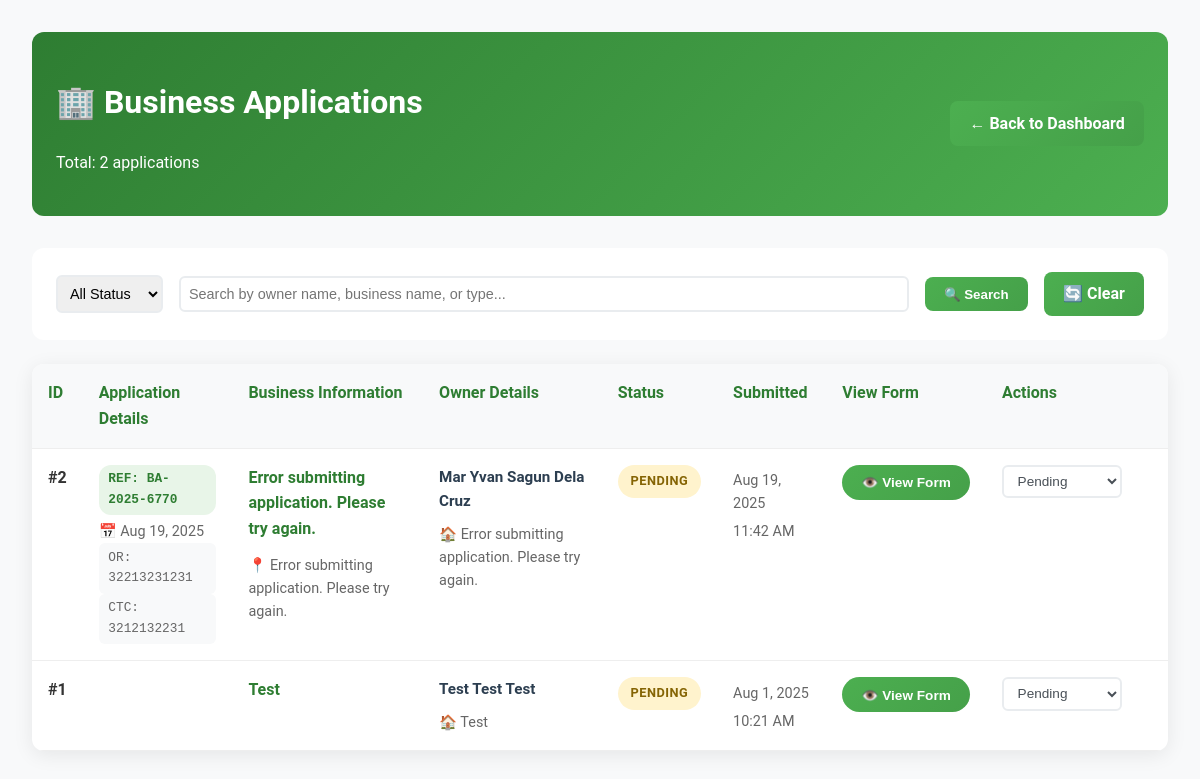
/admin/view-business-applications.php (signed in), run on an earlier commit of the app's database.
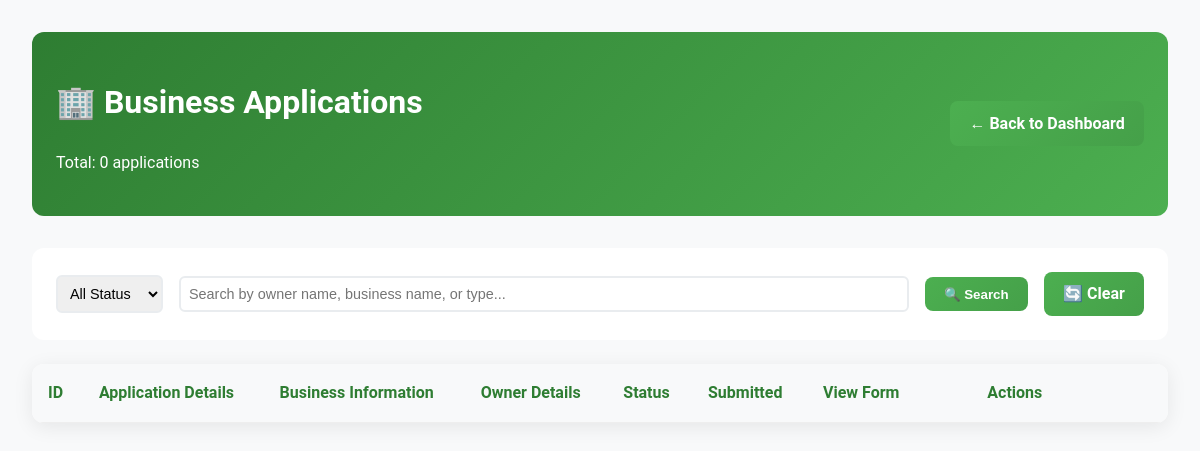
And on a later commit of the database.
### tables this page shows
CREATE TABLE `business_applications` (
  `id` int(11) NOT NULL,
  `user_id` int(11) DEFAULT NULL,
  `reference_no` varchar(50) DEFAULT NULL,
  `application_date` date DEFAULT NULL,
  `first_name` varchar(100) DEFAULT NULL,
  `middle_name` varchar(100) DEFAULT NULL,
  `last_name` varchar(100) DEFAULT NULL,
  `business_location` text DEFAULT NULL,
  `or_number` varchar(100) DEFAULT NULL,
  `ctc_number` varchar(100) DEFAULT NULL,
  `business_name` varchar(255) NOT NULL,
  `business_type` varchar(100) NOT NULL,
  `business_address` varchar(500) NOT NULL,
  `owner_name` varchar(255) NOT NULL,
  `owner_address` text DEFAULT NULL,
  `contact_number` varchar(20) NOT NULL,
  `years_operation` int(11) NOT NULL,
  `investment_capital` decimal(15,2) NOT NULL,
  `submitted_at` timestamp NOT NULL DEFAULT current_timestamp(),
  `status` enum('pending','reviewing','approved','rejected') DEFAULT 'pending'
);

### admin/view-business-applications.php (the view, shortened to what the changed rows need)
<?php
include '../includes/db_connect.php';
$page = max(1, (int)($_GET['page'] ?? 1));
$per_page = 10;
$offset = ($page - 1) * $per_page;
$where_conditions = [];
$params = [];
$where_clause = $where_conditions ? "WHERE " . implode(" AND ", $where_conditions) : "";
$count_sql = "SELECT COUNT(*) FROM business_applications $where_clause";
$count_stmt = $pdo->prepare($count_sql);
$count_stmt->execute($params);
$total_records = $count_stmt->fetchColumn();
$sql = "SELECT * FROM business_applications $where_clause ORDER BY submitted_at DESC LIMIT $per_page OFFSET $offset";
$stmt = $pdo->prepare($sql);
$stmt->execute($params);
$applications = $stmt->fetchAll();
?>
<!DOCTYPE html>
<html lang="en">
<head>
    <link rel="stylesheet" href="../css/styles.css">
</head>
<body>
    <div class="admin-container">
        <div class="admin-header">
            <div>
                <h1>🏢 Business Applications</h1>
                <p>Total: <?php echo $total_records; ?> applications</p>
            </div>
        </div>
        <div class="admin-table">
            <table>
                <thead>
                    <tr>
                        <th>ID</th>
                        <th>Application Details</th>
                        <th>Business Information</th>
                        <th>Owner Details</th>
                        <th>Status</th>
                        <th>Submitted</th>
                        <th class="view-column">View Form</th>
                        <th class="action-column">Actions</th>
                    </tr>
                </thead>
                <tbody>
                    <?php foreach ($applications as $app): ?>
                    <tr>
                        <td>
                            <strong>#<?php echo $app['id']; ?></strong>
                        </td>
                        <td>
                            <?php if (!empty($app['reference_no'])): ?>
                                <div class="ref-number">
                                    REF: <?php echo htmlspecialchars($app['reference_no']); ?>
                                </div>
                            <?php endif; ?>
                            <?php if (!empty($app['application_date'])): ?>
                                <div class="business-info">
                                    📅 <?php echo date('M j, Y', strtotime($app['application_date'])); ?>
                                </div>
                            <?php endif; ?>
                            <?php if (!empty($app['or_number'])): ?>
                                <div class="reference-info">
                                    OR: <?php echo htmlspecialchars($app['or_number']); ?>
                                </div>
                            <?php endif; ?>
                            <?php if (!empty($app['ctc_number'])): ?>
                                <div class="reference-info">
                                    CTC: <?php echo htmlspecialchars($app['ctc_number']); ?>
                                </div>
                            <?php endif; ?>
                        </td>
                        <td>
                            <div class="business-details">
                                <div class="business-name">
                                    <?php echo htmlspecialchars($app['business_name']); ?>
                                </div>
                                <?php if (!empty($app['business_location'])): ?>
                                    <div class="business-info">
                                        📍 <?php echo htmlspecialchars(substr($app['business_location'], 0, 60)); ?><?php echo strlen($app['business_location']) > 60 ? '...' : ''; ?>
                                    </div>
                                <?php endif; ?>
                            </div>
                        </td>
                        <td>
                            <div class="owner-details">
                                <div class="owner-name">
                                    <?php
                                    if (!empty($app['first_name']) || !empty($app['last_name'])) {
                                        echo htmlspecialchars(trim($app['first_name'] . ' ' . ($app['middle_name'] ? $app['middle_name'] . ' ' : '') . $app['last_name']));
                                    } else {
                                        echo htmlspecialchars($app['owner_name']);
                                    }
                                    ?>
                                </div>
                                <?php if (!empty($app['owner_address'])): ?>
                                    <div class="business-info">
                                        🏠 <?php echo htmlspecialchars(substr($app['owner_address'], 0, 50)); ?><?php echo strlen($app['owner_address']) > 50 ? '...' : ''; ?>
                                    </div>
                                <?php endif; ?>
                            </div>
                        </td>
                        <td>
                            <span class="status-badge status-<?php echo $app['status']; ?>">
                                <?php echo ucfirst($app['status']); ?>
                            </span>
                        </td>
                        <td>
                            <div class="business-info">
                                <?php echo date('M j, Y', strtotime($app['submitted_at'])); ?>
                            </div>
                            <div class="business-info">
                                <?php echo date('g:i A', strtotime($app['submitted_at'])); ?>
                            </div>
                        </td>
                        <td class="view-column">
                            <button onclick="viewFormDetails(<?php echo $app['id']; ?>)" class="view-form-btn">
                                👁️ View Form
                            </button>
                        </td>
                        <td class="action-column">
                            <form method="POST" style="margin-bottom: 0.5rem;">
                                <select name="status" class="action-select" onchange="this.form.submit()">
                                    <option value="pending" <?php echo $app['status'] === 'pending' ? 'selected' : ''; ?>>Pending</option>
                                </select>
                            </form>
                        </td>
                    </tr>
                    <?php endforeach; ?>
                </tbody>
            </table>
        </div>
    </div>
</body>
</html>

What changed in the data, as far as the page shows it:
removed business_applications: id "2", reference_no "BA-2025-6770", application_date "Aug 19, 2025", or_number "32213231231", ctc_number "3212132231", business_name "Error submitting application. Please try again.", business_location "Error submitting application. Please try again.", first_name+middle_name+last_name "Mar Yvan Sagun Dela Cruz", owner_address "Error submitting application. Please try again.", status "PENDING", submitted_at "Aug 19, 2025", submitted_at "11:42 AM", status "Pending"
removed business_applications: id "1", business_name "Test", owner_name "Test Test Test", owner_address "Test", status "PENDING", submitted_at "Aug 1, 2025", submitted_at "10:21 AM", status "Pending"
Also different on the page:
$total_records: "2" → "0"
